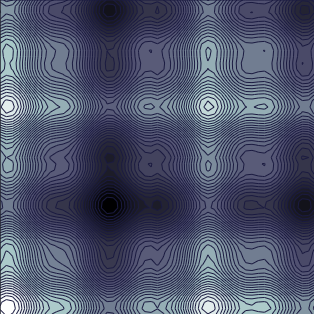
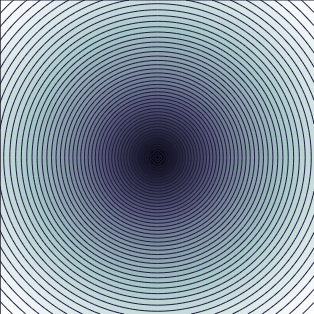
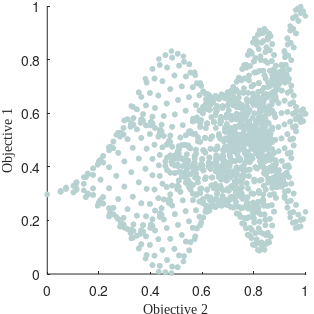

MATLAB code to generate these figures, in order:
%---------------------------- Functions themselves ----------------------------%
%------------------------------------------------------------------------------%
%-- mpbGraph: 2D graphic of the multipeak benchmark and PSO swarm.
%-- Works with util_getName
%------------------------------------------------------------------------------%
%-- DEFINE
temp = get(0,'MonitorPosition');
sizeScrn = [-temp(1,1)+1 temp(1,4)];
res = get(0,'ScreenPixelsPerInch')/2.56;
%-- END DEFINE

%------------------------------------------------------------------------------%
%-------------------------- User-defined parameters ---------------------------%
%     __
%    |  |
%    |  |
%   _|  |_
%   \    /
%    \  /
%     \/
nameAl    = 'multi';
nameDb    = 'kur';
nShifts   = 1;
t         = 1;
iteration = -1;
pbest     = 1;
radius    = 0.1;

%-- What to do
loaddata  = 0;
%-- What to plot
links     = 0;
swarm     = 0;
archi     = 0;
ray       = 0;
numbers   = 0;

ax        = [0 65; 0.3 1; -0.6 0.5; 0 0.9];
nLevels   = 50;

fprintf('\n/*--------------------- Start ---------------------*/\n');

%-- Objective function global parameters
resolution = 50;
minD       = -5;
maxD       =  5;
xObj       = 0 : 1/resolution : 1;
[Y X]      = meshgrid(xObj,xObj);

%------------------------------------------------------------------------------%
%------------------------------ Reading the data ------------------------------%
if loaddata
    %--------------------------------- Reading --------------------------------%
    fprintf('/*-- Load \n');

    %-- Swarm
    nameFile = sprintf('../savedStuff/%s_%s_%dBlocks.pso', ...
                        nameDb, nameAl, nShifts);
    pso = util_readPsoMulti(nameFile, nShifts, 1);

    nameFile = sprintf('../savedStuff/%s_%s_%dBlocks.arc', ...
                        nameDb, nameAl, nShifts);
    archive  = util_readArchive(nameFile, nShifts, 1, pso.nIterations);

    nObjectives = pso.nObjectives;
    sizeSwarm   = pso.sizeSwarm;
    
    %--------------------- Formating the data for graphics --------------------%
    subswarms = zeros(pso.sizeSwarm, nObjectives);
    lbests    = zeros(pso.sizeSwarm, nObjectives);
    flagMstrs = zeros(pso.sizeSwarm, nObjectives);
    nSS       = zeros(1,             nObjectives);

    if   iteration < 0,   it = pso.nIterations(1, t);
    else                  it = iteration;
    end

    xp = []; yp = []; zp = []; x = []; y = []; z = [];

    xp(:,:) =   pso.p  (:, 1, it, 1, t, :);
    yp(:,:) =   pso.p  (:, 2, it, 1, t, :);
    zp(:,:) = [ pso.pPm(:,    it, 1, t, 1), pso.pSz(:,    it, 1, t, 2) ];


    x = [ pso.s(:, 1, it, 1, t),   pso.s(:, 1, it, 1, t) ];
    y = [ pso.s(:, 2, it, 1, t),   pso.s(:, 2, it, 1, t) ];
    z = [ pso.sPm(:,    it, 1, t), pso.sSz(:,    it, 1, t) ];

    if pbest,   x = xp;  y = yp;  z = zp;   end
    
    %---------------- Identify the subswarms & free particles -----------------%
    if ~pbest, nObjectives = 1; end
    for o = 1:nObjectives
        %-- Identify the lbests
        for p = 1:sizeSwarm
            %-- For lbests & followers only
            if pso.lbest(p,it,1,t,o) > 0
                %-- Check for existing lbests
                flagAdd = 1;
                for i = 1:nSS(o)
                    if pso.lbest(p,it,1,t,o) == lbests(i,o),   flagAdd = 0;  end
                end
                %-- New lbests
                if flagAdd
                    nSS(o) = nSS(o) +1;
                    lbests(nSS(o),o) = pso.lbest(p,it,1,t,o);
                end
            end
        end

        %-- Assigne the subswarms
        for p = 1:sizeSwarm
            %-- lbests & followers
            if pso.lbest(p,it,1,t,o) > 0
                for i = 1:nSS(o)
                    if pso.lbest(p,it,1,t,o)==lbests(i,o); subswarms(p,o)=i; end
                end
            %-- Free particles    
            else                                           subswarms(p,o)=0; end
        end
    end
    
    %-- Archive
    arc = [archive.s(:,:,it)];
    for m = archive.size:-1:1
        if ~archive.filled(m,it),   arc(m,:) = [];   end 
    end

    %----------------------------- Objective space ----------------------------%
    %-- Particles
    if pbest
        z = [ 1-pso.pPm(:,    it, 1, t, 1), pso.pSz(:,    it, 1, t, 1) ;
              1-pso.pPm(:,    it, 1, t, 2), pso.pSz(:,    it, 1, t, 2) ];
    else
        z = [ 1-pso.sPm(:,    it, 1, t), pso.pSz(:,    it, 1, t) ] ;
    end

    %-- Archive
    zArc = [ 1-archive.sPm(:,pso.nIterations), archive.sSz(:,pso.nIterations) ];
else
    nObjectives = 2;
end

%------------------------------------------------------------------------------%
%----------------------------- Objective functions ----------------------------%

%-- Load multipeaks benchmark problem - if needed
if nameDb == 'mpb'
    
    %-- Objective function - initialization
    nameFile = sprintf('../database/mpbClr/%dshifts/shift_1.db', nShifts);
    dbase    = util_readHeader(nameFile);

    nPeaks = dbase.nPatterns - 1;
    nDims  = dbase.nFeatures - 2;

    posPeaks = zeros(nPeaks, nDims, nObjectives);
    heights  = zeros(nPeaks,        nObjectives);
    widths   = zeros(nPeaks,        nObjectives);
    minf     = zeros(1,             nObjectives);
    maxf     = zeros(1,             nObjectives);

    normS = zeros(1, nPeaks);
    fpeak = zeros(1, nPeaks);

    %-- Objective function - peaks parameters
    nameFile = sprintf('../database/mpbClr/%dshifts/shift_1.db', nShifts);
    dbase(1) = util_readDb(nameFile);

    nameFile = sprintf('../database/mpbCpn/%dshifts/shift_1.db', nShifts);
    dbase(2) = util_readDb(nameFile);

    for o = 1:nObjectives
        for p = 1:nPeaks
            posPeaks(p,:,o) = dbase(o).data(p, 1:nDims);
            heights (p,  o) = dbase(o).data(p, nDims +1);
            widths  (p,  o) = dbase(o).data(p, nDims +2);
        end
        minf(o) = dbase(o).data(nPeaks+1, 1);
        maxf(o) = dbase(o).data(nPeaks+1, 2);
    end
end

%---------------------------- Functions themselves ----------------------------%
fprintf('/*-- Process\n');
f = zeros(resolution, resolution, nObjectives);

%-- Objective function
for i = 1: size(xObj,2);
    for j = 1: size(xObj,2);

        x1 = xObj(i);
        x2 = xObj(j);

        %------------------------- Multipeak benchmark ------------------------%
        if strcmp(nameDb,'mpb')
            for o = 1: nObjectives
                for p = 1:nPeaks
                    posPeaks(p,:,o);
                    normS(p) = sum( ([x1 x2] - posPeaks(p,:,o)).^2 );
                    fpeak(p) = heights(p,o) * exp( - normS(p) / widths(p,o)^2 );
                end
                f(i,j,o) = (max(fpeak) - minf(o)) / (maxf(o)- minf(o));
                f(i,j,o) = max(fpeak);
                
                
            end
        %------------------------------- Kursawe ------------------------------%
        elseif strcmp(nameDb,'kur')
            %-- Adjustments with min-max
            x1 = x1*10 -5;
            x2 = x2*10 -5;

            %-- Objective 1 ("y")
            f1 = ( abs(x1)^0.8 + 5*(sin(x1))^3 + abs(x2)^0.8 + ...
                         5*(sin(x2))^3 + 7.1656 ) / (16.9352 + 7.1656);

            %-- Objective 2 ("x")
            f2 = 1-(10*exp(-0.2*sqrt( x1^2 + x2^2 )) -2.4312) / (10-2.4312);
            
            f(i,j,1) = f1;
            f(i,j,2) = f2;
        %--------------------------------- Deb --------------------------------%
        elseif strcmp(nameDb,'deb')
            %-- Adjustments
            x1 = x1*0.9 +0.1;
            x2 = x2*0.9 +0.1;

            %-- Objective 1 ("y")
            f1       = (1-x1)/0.9;
            f(i,j,1) = f1;

            %-- Objective 2 ("x")
            f2       = ( 18.32311- ( 2 -       exp( -((x2-0.2)/0.004)^2 ) ...
                         - 0.8 * exp( -((x2-0.6)/0.4  )^2 ) ) / x1 )/17.123 ;
            f(i,j,2) = f2;
        else
            fprintf('/*-- No-name is not only a brand!\n');
            return;
        end
    end
end

%-- Therotical objective space
f1 = f(:,:,1);  f1 = f1(:);
f2 = f(:,:,2);  f2 = f2(:);

%------------------------------------------------------------------------------%
%----------------------------- Graphic parameters -----------------------------%
%-- General
graphWidth = 8; %-- centimeters
ratio      = 1/1;

%-- Marker & font
mkrSubswarms = 'os^dv><hpx+os^dv><hpx+';  mkrFree = '*';
sizeMkr = 7;   sizeFont = 10;   widthLine = 1;
clrMin  = 0.3;   clrMax   = 1;    pow       = 1;

%-- Figure initialization
close all;
for o=1:nObjectives+1
    width    = res*graphWidth+2;   height = res*graphWidth/ratio+2;
%     posScrn  = [1300 sizeScrn(2)-104-550*(o-1) width height];
    posScrn  = [1130 sizeScrn(2)-104-400*(o-1) width height];
    posPaper = [0 0 graphWidth graphWidth/ratio];

    fig(o) = figure(o);   clf(fig(o));   set(fig(o),'Color',[1,1,1]);
    set(fig(o), 'Position', posScrn, 'PaperUnits', 'centimeters', ...
                'PaperSize', [posPaper(3) posPaper(4)],...
                'PaperPosition', posPaper, 'Color', [1,1,1]);
    ax = axes('Position', [0 0 1 1]);
end

%-------------------------------- Search space --------------------------------%
fprintf('/*-- Figure (time = %d)\n', t);
for o = 1:nObjectives
    
    set(0,'CurrentFigure',o);
    hold on
    
    %-- Figure - objective function
    [tmp ct] = contourf(X, Y, f(:,:,o), nLevels);
    set(ct, 'LineStyle', '-', 'LineWidth', 0.2, 'LineColor', [0.1 0.1 0.25]);
    colormap bone;
    box off;
    set(gca, 'XTick', [], 'YTick', []);

    %---------------------------------- Swarm ---------------------------------%
    if swarm
        %-- Which particle to plot
        graph = ones(1, pso.sizeSwarm);
        if ~pbest   for i = 1:pso.sizeSwarm   for d = 1:pso.nDimensions
            if pso.s(i, d, it, 1, t) < 0 || pso.s(i, d, it, 1, t) > 1
                graph(i) = 0;
            end
        end,  end,  end

        %-- Figure - swarm
        gbest = pso.gbest(it, 1, t, o);
        
        %----------------------- Link between particles -----------------------%
        if links
            for n =1:sizeSwarm
                if subswarms(n,o)
                    lb = lbests(subswarms(n,o), o);
                    if n ~= lb
                    
                        ar = arrow([x(n,o), y(n,o)], [x(lb,o), y(lb,o)], ...
                                  'LineWidth', 1, 'Lenght', 10 ,'TipAngle', 10);
%                         plot([x(n,o), x(lb,o)], [y(n,o), y(lb,o)], 'k-', ...
%                              'LineWidth', 1.5 );
                    end
                end
            end
        end

        %------------------------- Area around lbests -------------------------%
        if ray
            for n = 1:nSS(o)
                lb(n) = annotation('ellipse', [0.5, 0.5,  0.6, 0.6], ...
                        'LineStyle', '--', 'EdgeColor', [0.08 0.08 0.12], ...
                        'LineWidth', 1.5);
                set(lb(n), 'Position', [x(lbests(n,o),o) - radius, ...
                         y(lbests(n,o),o) - radius, 2*radius, 2*radius] );
            end
        end

        %------------------------------ Particles -----------------------------%
        for n = 1:pso.sizeSwarm
            if graph(n)

                %-- If master or follower, identify the master
                if subswarms(n,o)
                    marker = mkrSubswarms(subswarms(n,o));
                else
                    marker = mkrFree;
                end

                %-- Plot the graph
                tonte      = [1 1 1] * z(n,o)^pow * (clrMax-clrMin) +clrMin;
                sizeMarker = sizeMkr;

                %-- Global best marker
                if n == gbest,   mkg = marker;   end

                pl = plot(x(n,o), y(n,o), marker, 'Color', [0 0 0], ...
                      'markerfacecolor',tonte, 'MarkerSize',sizeMarker+1,...
                      'LineWidth', widthLine);
                if numbers
                    text( x(n,o)+0.01, y(n,o)-0.01, ...
                          ['\textbf{',int2str(n), '}'], ...
                          'Interpreter', 'latex', 'FontSize', sizeFont);
                end
            end
        end

        %----------------------------- Global best ----------------------------%
        n  = pso.gbest(it, 1, t, o);
        xg = pso.p(n, 1, it, 1, t, o);
        yg = pso.p(n, 2, it, 1, t, o);
        tonte = [1 1 1] * z(n, o)^pow * (clrMax-clrMin) + clrMin;
        sizeMarker  = sizeMkr;
        plot(xg, yg, mkg, 'Color', tonte, ...
            'markerfacecolor', tonte, 'MarkerSize',sizeMarker);
        plot(xg,yg,[mkg, 'k'], 'MarkerSize', sizeMkr + 2, 'LineWidth', 1.5);
        plot(xg,yg,     '+k' , 'MarkerSize', sizeMkr - 3, 'LineWidth', 1.5);
        plot(xg,yg,[mkg, 'r'], 'MarkerSize', sizeMkr + 2, 'LineWidth', 0.7);
        plot(xg,yg,     '+r' , 'MarkerSize', sizeMkr - 4, 'LineWidth', 0.7);
    end
    
    %--------------------------------- Archive --------------------------------%
    if archi
        clr = [0.5417    0.6250    0.6667];
        xArc = archive.s(:,:, pso.nIterations, t, 1);
        
        for m = 1:archive.size
            if archive.filled(m, pso.nIterations, t, 1)
                pl = plot(xArc(m,1), xArc(m,2), 'o', 'Color', [0 0 0], ...
                  'markerfacecolor', clr, 'MarkerSize',sizeMkr-1,...
                  'LineWidth', widthLine);
            end
        end
    end
       
    set(gca, 'XLim',[0 1], 'YLim',[0 1]);
    hold off;

    %-- Saving the figure
    if pbest,    namePb  = 'p'  ;   else namePb  = ''   ;   end
    if o == 1,   nameObj = 'Clr';   else nameObj = 'Cpn';   end
    if archi || swarm 
        nameFile = sprintf('../figures/%s%s_%s%s_shift_%d', ...
                            nameDb, nameObj, nameAl, namePb, t);
    else
        nameFile = sprintf('../figures/%s%s_shift_%d', nameDb, nameObj, t);
    end

    saveas(fig(o), nameFile, 'pdf');
end


%------------------------------------------------------------------------------%
%------------------------------- Objective space ------------------------------%
set(0,'CurrentFigure',nObjectives+1);
hold on

clr = [0 0 0];
% clr = [0.3056    0.3056    0.4253]
clr = [0.7179    0.8194    0.8194];
% clr = [0.2222    0.2222    0.3108];
plot(f2, f1, 'ko', 'Color', clr, 'markerfacecolor', clr, ...
    'MarkerSize',sizeMkr-3.5);

%-- Boundaries
if archi
    x = [0, archive.boundaries'];
    for m = 1:archive.nMemetics+1
        plot([x(m) x(m)], [0 1], 'k--','LineWidth', widthLine);
    end
end
%------------------------- Link between particles -------------------------%
if links
    %-- Classification rate
    for n = 1:sizeSwarm
        if subswarms(n,1)
            lb = lbests(subswarms(n,1), 1);
            if n ~= lb
                ar = arrow([z(n,2), z(n,1)], [z(lb,2), z(lb,1)], ...
                           'LineWidth', 1, 'Lenght', 10 ,'TipAngle', 10, ...
                           'EdgeColor', [0.0417    0.0417    0.0625],...
                           'FaceColor', [0.0417    0.0417    0.0625]);
            end
        end
    end
    
    %-- Compression
    for n = sizeSwarm+1:sizeSwarm*2
        np = n-sizeSwarm;
        if subswarms(np,2)
            lb = lbests(subswarms(np,2), 2) + sizeSwarm;
            if np ~= lb
                ar = arrow([z(np,2), z(np,1)], [z(lb, 2), z(lb,1)], ...
                           'LineWidth', 1, 'Lenght', 10 ,'TipAngle', 10, ...
                           'EdgeColor', [0.3056    0.3056    0.4253],...
                           'FaceColor', [0.3056    0.3056    0.4253]);
            end
        end
    end
end

%---------------------------------- Particles ---------------------------------%
if swarm
    clr = [0.5417    0.6250    0.6667]
    pl = plot(z(:,2), z(:,1), 'o', 'Color', [0 0 0], ...
          'markerfacecolor', clr, 'MarkerSize',sizeMarker-1,...
          'LineWidth', widthLine);

    if numbers
        for n = 1:sizeSwarm
            text( z(n,2)+0.006, z(n,1)-0.006, int2str(n), ...
                  'FontName', 'Times New Roman', 'Interpreter', 'latex', ...
                  'FontSize', sizeFont-3, 'FontWeight','Bold' );
        end
        for n = sizeSwarm+1:sizeSwarm*2
            np = n-sizeSwarm;
            text( z(np,2)+0.006, z(np,1)-0.006, int2str(np), ...
                  'FontName', 'Times New Roman', 'Interpreter', 'latex', ...
                  'FontSize', sizeFont-3, 'FontWeight','Bold' );
        end
    end
end

%----------------------------------- Archive ----------------------------------%
if archi
    clr = [0.8481    0.9028    0.9028];
    for n = 1:archive.size
        if archive.filled(n, pso.nIterations, t, 1)
            pl = plot(zArc(n,2), zArc(n,1), 'o', 'Color', [0 0 0], ...
              'markerfacecolor', clr, 'MarkerSize',sizeMkr-1,...
              'LineWidth', widthLine);
        end
    end
end
hold off

set(gca, 'Position', [0.15 0.13 0.82 0.85], 'XLim', [0 1], 'YLim', [0 1]);


xlabel('Objective 2', 'FontName', 'Times New Roman',...
 'FontSize', sizeFont, 'Interpreter','tex');
ylabel('Objective 1', 'FontName', 'Times New Roman',...
 'FontSize', sizeFont, 'Interpreter','tex');


%------------------------------ Saving the figure -----------------------------%
if pbest,    namePb  = 'p'  ;   else namePb  = ''   ;   end
if o == 1,   nameObj = 'Clr';   else nameObj = 'Cpn';   end
if archi || swarm 
    nameFile = sprintf('../figures/%sPar_%s%s_shift_%d_%dmemetics', ...
                        nameDb, nameAl, namePb, t, archive.nMemetics(it) );
else
    nameFile = sprintf('../figures/%sPar_shift_%d', nameDb, t );
end
% saveas(fig(o+1), nameFile, 'pdf');

fprintf('/*---------------------- End ----------------------*/\n');
